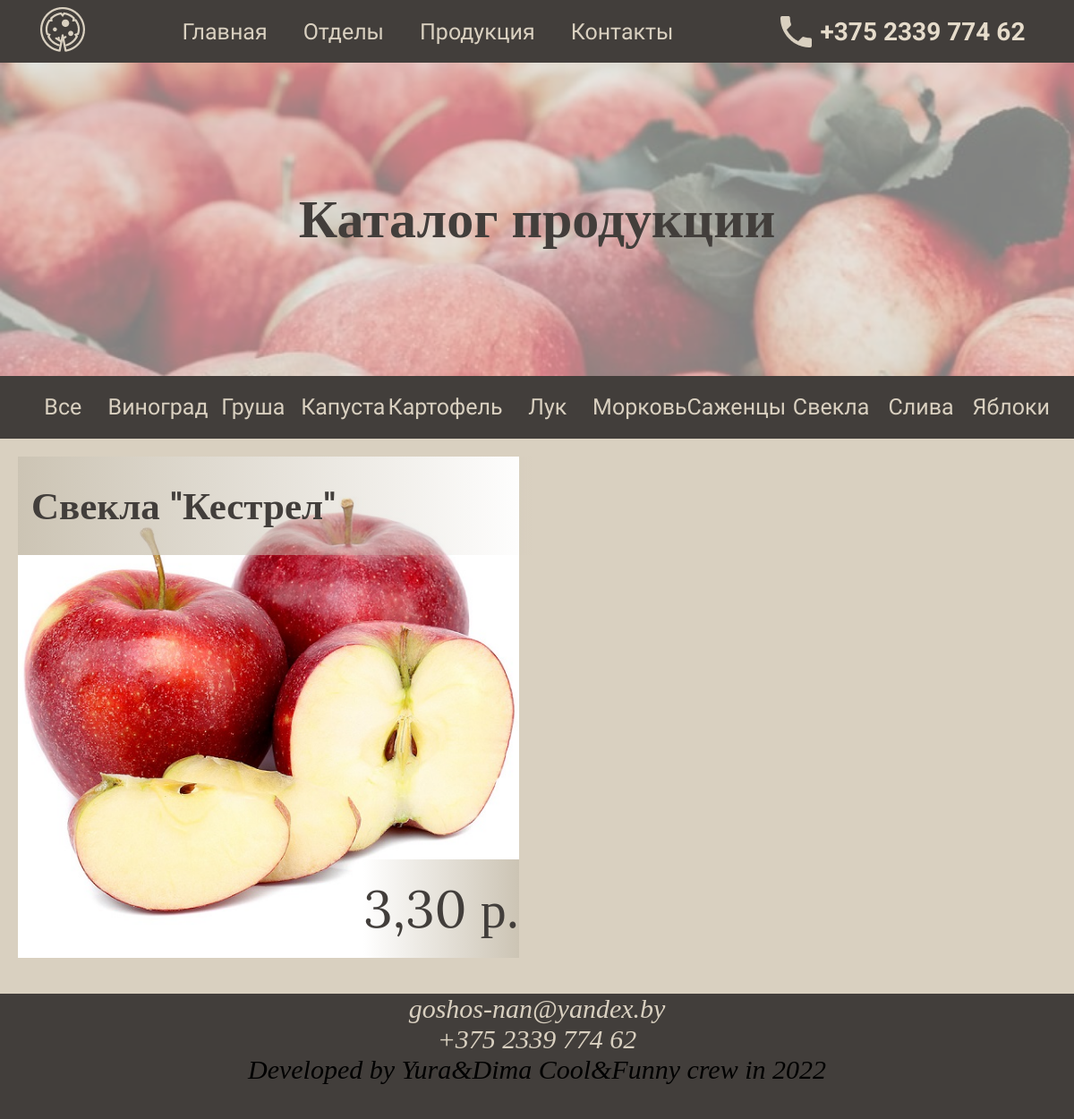
Screenshot of /catalog/7 with the database file from the repository.
### catalog/models.py (models this page shows, shortened)
class Category(models.Model):
    name = models.CharField('Название категории', max_length=100, )
    def __str__(self):
        return self.name
    class Meta:
        verbose_name = 'Категория'
        verbose_name_plural = 'Категории'
        ordering = ('name',)

class Product(models.Model):
    category = models.ForeignKey(Category, related_name='products', on_delete=models.SET_NULL, null=True, blank=True)
    name = models.CharField('Название продукта', max_length=100)
    image = models.ImageField(upload_to='images/')
    description = models.TextField()
    productivity = models.DecimalField(default=True, max_digits=10, decimal_places=2)
    price = models.DecimalField(default=True ,max_digits=10, decimal_places=2)
    class Meta:
        verbose_name = 'Продукт'
        verbose_name_plural = 'Продукты'
        ordering = ('name',)
        index_together = (('id',),)

### catalog/views.py (the view)
# urls.py: path('<int:id_category>', views.by_category, name='by_category'),
def by_category(request, id_category:int):
    catalog = Product.objects.filter(category=id_category)
    categories = Category.objects.all()
    current_category = Category.objects.get(id=id_category)
    context = {'catalog': catalog, 'categories': categories, 'current_category':current_category}
    return render(request, 'main/catalog.html', context)

### templates/main/catalog.html (shortened to what this page needs)
{% extends 'main/base.html' %}
{% block content %}
<div class="splash" id="splash-small" id="splash-catalog">
  <div class="splash-fon">
      <div class="splash-text">
          <h1>Каталог продукции</h1>
      </div>
  </div>
</div>
<div class="catalog-navigation">
  <div class="catalog-navigation-wrapper">
    <a class="catalog-navigation-link" href="{% url 'catalog' %}">Все</a>
    {% for category in categories %}
    <a class="catalog-navigation-link" href="/catalog/{{ category.pk }}">{{ category.name }}</a>
      {% endfor %}
  </div>
</div>
<div class="catalog">
  <div class="catalog-wrapper">
    {% if catalog %}
        {% for el in catalog %}
            <div class="flip-card">
                <div class="flip-card-inner">
                  <div class="flip-card-front">
                    <h2 class="flip-card-entity-name">{{ el.category }} "{{ el.name }}"</h2>
                    <img src="{{ MEDIA_URL }}{{ el.image.url }}" alt="" style="width: 100%;height: 100%;">
                    <p class="flip-card-entity-price"> {{ el.price }} р.</p>
                  </div>
                  <div class="flip-card-back">
                    <p class="flip-card-description">{{ el.description }}</p>
                  </div>
                </div>
            </div>
        {% endfor %}
    {% else %}
           <p>У вас пока нет товаров</p>
    {% endif %}
  </div>
</div>
{% endblock %}

### static/main/css/main.css (style rules this page uses)
body { margin: 0; padding: 0; background: #D9D0C0; }
.splash { background: url(/static/main/img/splash.jpeg) no-repeat; background-size: cover; height: 350px; min-height: 350px; width: 100%; justify-content: center; align-items: center; }
#splash-small { background: url(/static/main/img/splash-small.jpeg) no-repeat; background-size: cover; height: 350px; }
.splash-fon { display: flex; width: 100%; height: 100%; background: rgba(255, 255, 255, 0.5); justify-content: center; align-items: center; }
.splash-text { width: 985px; font-family: Roboto; font-style: normal; font-weight: bold; font-size: 2.5vw; line-height: 58px; text-align: center; color: #423E3B; }
.catalog-navigation { width: 100%; height: 70px; display: flex; justify-content: center; align-items: center; background: #423E3B; margin-bottom: 20px; }
.catalog-navigation-wrapper { width: 1160px; height: 100%; display: flex; justify-content: space-around; }
.catalog-navigation-link { width: 100%; font-family: Cuprum; font-style: normal; font-weight: normal; font-size: 25px; color: #D9D0C0; text-decoration: none; height: 100%; line-height: 70px; text-align: center; margin: 0; padding: 0; }
.catalog { width: 100%; display: flex; align-items: center; justify-content: center; }
.catalog-wrapper { width: 1160px; display:inline-flex; flex-wrap: wrap; justify-content: space-between; align-items:stretch; margin: auto; }
.flip-card { background-color: transparent; width: 560px; height:560px; perspective: 1000px; margin-bottom: 20px; }
.flip-card-inner { position: relative; width: 100%; height: 100%; text-align: center; transition: transform 0.8s; transform-style: preserve-3d; }
.flip-card-front, .flip-card-back { position: absolute; width: 100%; height: 100%; -webkit-backface-visibility: hidden; backface-visibility: hidden; }
.flip-card-front { background-color: #bbb; color: black; }
.flip-card-back { background-color: rgba(179, 171, 158, 0.5); color: white; transform: rotateY(180deg); }
.flip-card-entity-name { position: absolute; top: 0; left: 0; width:100%; margin: 0; height: 110px; text-align: left; line-height: 110px; font-family: Lora; font-style: normal; padding-left: 15px; font-size: 43px; color: #423E3B; background: linear-gradient(90deg, #CCC4B4 0%, rgba(204, 196, 180, 0) 100%); }
.flip-card-entity-price { position: absolute; bottom: 0; right: 0; font-family: Lora; height: 110px; font-style: normal; font-weight: normal; font-size: 58px; line-height: 110px; color: #423E3B; margin: 0; background: linear-gradient(270deg, #CCC4B4 0%, rgba(204, 196, 180, 0) 100%); }
.flip-card-description { font-family: Lora; font-style: normal; font-weight: normal; font-size: 18px; line-height: 22px; text-align: left; padding-left: 10px; color: #000000; }

### rows the page displays
Category: name "Виноград"
Category: name "Груша"
Category: name "Капуста"
Category: name "Картофель"
Category: name "Лук"
Category: name "Морковь"
Category: name "Саженцы"
Category: name "Свекла"
Category: name "Слива"
Category: name "Яблоки"
Product: category "Свекла", name "Кестрел", image (picture), price "3,30"
